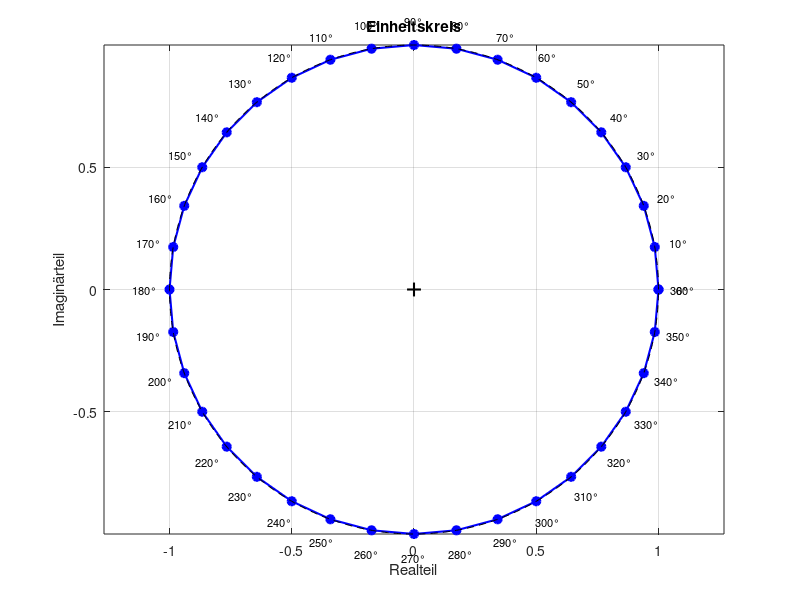

The MATLAB source for this figure:
% Winkel von 0 bis 360 Grad in 10°-Schritten
k_deg = 0:10:360;
k_rad = deg2rad(k_deg);   % Umrechnung in Radiant

% Komplexe Zahlen auf dem Einheitskreis
z = exp(1i * k_rad);  % e^(ik) = cos(k) + i*sin(k)

% Real- und Imaginärteil extrahieren
x = real(z);
y = imag(z);

% Plot erstellen
figure;
plot(x, y, 'bo-', 'LineWidth', 1.5, 'MarkerFaceColor', 'b');  % Punkte auf Einheitskreis
hold on;
plot(0, 0, 'k+', 'MarkerSize', 10, 'LineWidth', 1.5);          % Ursprung

% Einheitskreis als Linie (optional, wenn viscircles nicht verfügbar)
theta = linspace(0, 2*pi, 1000);
plot(cos(theta), sin(theta), 'k--');  % gestrichelter Kreis

% Punkte beschriften mit Winkel in Grad
for i = 1:length(k_deg)
    text(x(i)*1.1, y(i)*1.1, [num2str(k_deg(i)) '°'], ...
        'HorizontalAlignment', 'center', 'FontSize', 8, 'Color', 'black');
end

% Achsen formatieren
axis equal;
grid on;
xlabel('Realteil');        % X-Achse
ylabel('Imaginärteil');    % Y-Achse
title('Einheitskreis');    % Plot-Titel
